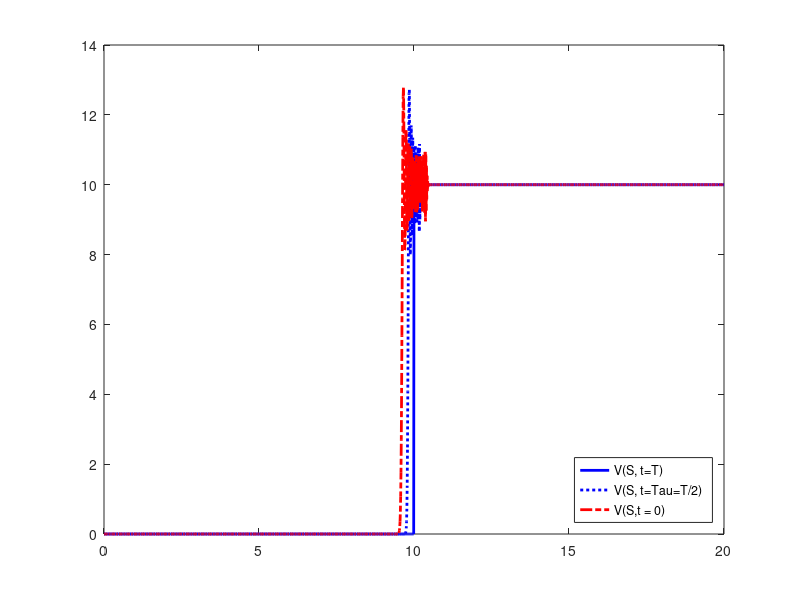

Recreate this plot in MATLAB. (Note: this script raises an error after producing the figure.)


%% Staggered Leapfrog Method
clear;
close all
clc

% Parameters to define the advection equation and the range in space and time

Smax = 20;  	% Maximum length -> Lmax
E = 10;         % Strike Price
Tmax = 1.;    	% Maximum time -> T
fTau = @(t)(Tmax-t);

%  Parameters needed to implement the method
r = 0.4;           %Intrest rate
Nt = 1000;          % Number of time steps
dt = Tmax/Nt;		% Time step
NS = 2000;			% Number of space steps
dS = Smax/NS;		% Space step	
alpha = r*dt/dS;      % alpha parameter in the finite-difference implementation

fprintf('Stability condition: %f < 1 \n',alpha)

%  Initial condition: the initial value of the u function (amplitude of the wave initially)

Nfront=round(NS/2); % The wave-front: intermediate point from which u = 0
V = zeros(NS+2,Nt+1);
S = zeros(1,NS +1);
for n = 1:(NS+2)
   if n > Nfront
      V(n,1)=10;
   else
      V(n,1)=0.;
   end 
end
S = 0:dS:Smax;

% figure(1)
% plot(S,V(:,1),'LineWidth',2);

tau_vec = 0:dt:Tmax;

%  Boundary conditions: value of the the u function at the boundaries at any time 
for j=1:Nt+2
        V(1,j) = 0; %When the space (S) is at position 1 ->  V(0,tau) = 0
        V(NS+1,j) = 10; % When the space is beyond the max value  -> V(Smax,tau) = 1
end
V(:,2) = V(:,1);
%  Implementation of the Staggered Leapfrog method
for j=2:Nt+1         %  Time loop
   for n=2:NS	%  Space loop
      V(n,j+1) = alpha*(V(n+1,j)-V(n-1,j)) + V(n,j-1);
   end
end

V = V(1:end-1,:);
% Graphical representation of the wave at different selected times
plot(S,V(:,1),'-b','linewidth',2)
hold on
plot(S,V(:,round(Nt/2)),':b','linewidth',2)
plot(S,V(:,end),'-.r','linewidth',2)
legend('V(S, t=T)','V(S, t=Tau=T/2)','V(S,t = 0)','Location','southeast')
str = sprintf('The methods behaves strangely near S = 10 because there it is not differenciable');
annotation('textbox','String',str,'Position',[0.13,0.8464,0.6804,0.0536])

hold off
xlabel('X')
ylabel('Amplitude(X)')
